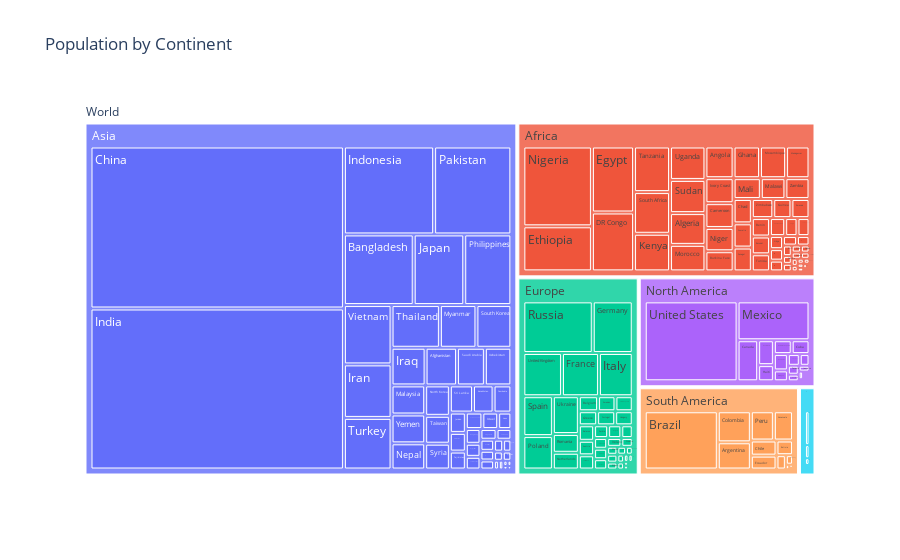

Notebook cell for this chart:
### Code cell
px.treemap(
    df,
    path=[px.Constant('World'), 'Continent', 'Country/Territory'],
    values="2022 Population",
    title="Population by Continent",
)

### Figure 1 — Plotly figure (JSON) as saved in the notebook; plotly's stock layout.template omitted (floating-point values rounded to 4 significant figures; data arrays with more than 128 entries replaced by an {"elided": "..."} marker saying what was removed)
{"data": [{"branchvalues": "total", "domain": {"x": [0.0, 1.0], "y": [0.0, 1.0]}, "hovertemplate": "labels=%{label}<br>2022 Population=%{value}<br>parent=%{parent}<br>id=%{id}<extra></extra>", "ids": {"elided": "241 str values"}, "labels": {"elided": "241 str values"}, "name": "", "parents": {"elided": "241 str values"}, "values": {"elided": "241 float values"}, "type": "treemap"}], "layout": {"legend": {"tracegroupgap": 0}, "title": {"text": "Population by Continent"}}}
